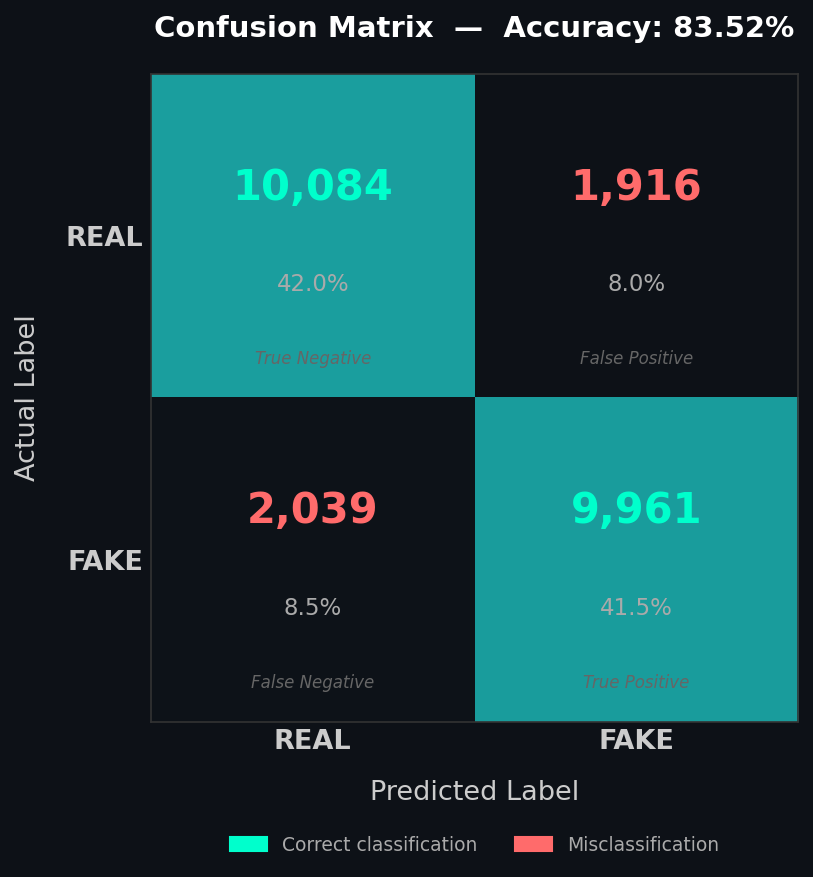

The Python source for this figure:
import matplotlib.patches as mpatches
import matplotlib.pyplot as plt
import numpy as np
from matplotlib.colors import LinearSegmentedColormap


def plot_confusion_matrix(
    cm: np.ndarray,
    class_names: list = ["REAL", "FAKE"],
    accuracy: float = 0.8352,
    save_path: str = "confusion_matrix.png",
):
    """
    Plots and saves a styled confusion matrix.

    Args:
        cm         : 2x2 confusion matrix as numpy array [[TN, FP], [FN, TP]]
        class_names: list of class label strings
        accuracy   : overall accuracy to display in title
        save_path  : where to save the output PNG
    """
    fig, ax = plt.subplots(figsize=(7, 6))
    fig.patch.set_facecolor("#0d1117")
    ax.set_facecolor("#0d1117")

    # ── custom colormap: dark → teal ────────────────────────────────────────
    cmap = LinearSegmentedColormap.from_list(
        "vw", ["#0d1117", "#0e4f4f", "#1a9e9e"], N=256
    )

    im = ax.imshow(cm, interpolation="nearest", cmap=cmap)

    # ── cell annotations ─────────────────────────────────────────────────────
    total = cm.sum()
    thresh = cm.max() / 2.0

    for i in range(cm.shape[0]):
        for j in range(cm.shape[1]):
            count = cm[i, j]
            pct = count / total * 100

            # label: TP / TN / FP / FN
            if i == j:
                cell_label = "True Positive" if i == 1 else "True Negative"
                color = "#00ffcc"
            else:
                cell_label = "False Negative" if j == 0 else "False Positive"
                color = "#ff6b6b"

            ax.text(
                j,
                i - 0.15,
                f"{count:,}",
                ha="center",
                va="center",
                fontsize=20,
                fontweight="bold",
                color=color,
            )

            ax.text(
                j,
                i + 0.15,
                f"{pct:.1f}%",
                ha="center",
                va="center",
                fontsize=11,
                color="#aaaaaa",
            )

            ax.text(
                j,
                i + 0.38,
                cell_label,
                ha="center",
                va="center",
                fontsize=8,
                color="#666666",
                style="italic",
            )

    # ── axes styling ──────────────────────────────────────────────────────────
    ax.set_xticks([0, 1])
    ax.set_yticks([0, 1])
    ax.set_xticklabels(class_names, fontsize=13, color="#cccccc", fontweight="bold")
    ax.set_yticklabels(class_names, fontsize=13, color="#cccccc", fontweight="bold")

    ax.set_xlabel("Predicted Label", fontsize=13, color="#cccccc", labelpad=12)
    ax.set_ylabel("Actual Label", fontsize=13, color="#cccccc", labelpad=12)

    ax.tick_params(colors="#cccccc", length=0)
    for spine in ax.spines.values():
        spine.set_edgecolor("#333333")

    # ── title ─────────────────────────────────────────────────────────────────
    ax.set_title(
        f"Confusion Matrix  —  Accuracy: {accuracy * 100:.2f}%",
        fontsize=14,
        color="#ffffff",
        fontweight="bold",
        pad=18,
    )

    # ── legend ────────────────────────────────────────────────────────────────
    tp_patch = mpatches.Patch(color="#00ffcc", label="Correct classification")
    fp_patch = mpatches.Patch(color="#ff6b6b", label="Misclassification")
    ax.legend(
        handles=[tp_patch, fp_patch],
        loc="upper center",
        bbox_to_anchor=(0.5, -0.15),  # push legend lower
        ncol=2,
        frameon=False,
        fontsize=9,
        labelcolor="#aaaaaa",
    )

    plt.tight_layout()
    plt.savefig(save_path, dpi=150, bbox_inches="tight", facecolor=fig.get_facecolor())
    print(f"  Saved → {save_path}")
    plt.show()


if __name__ == "__main__":
    # ── paste your confusion matrix values here ───────────────────────────────
    cm = np.array(
        [
            [10084, 1916],  # Actual REAL  → [predicted REAL, predicted FAKE]
            [2039, 9961],  # Actual FAKE  → [predicted REAL, predicted FAKE]
        ]
    )

    plot_confusion_matrix(
        cm=cm,
        class_names=["REAL", "FAKE"],
        accuracy=0.8352,
        save_path="confusion_matrix.png",
    )
